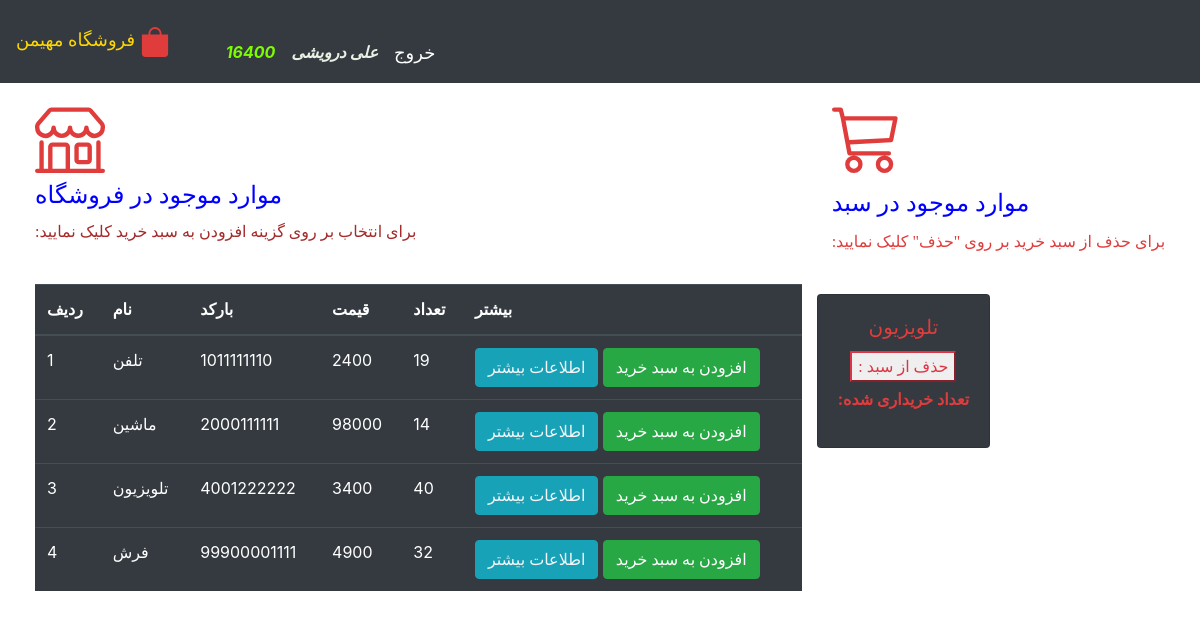
The app's page /market (signed in) with its own data.
### market/models.py (models this page shows, shortened)
class User(db.Model, UserMixin):
    id = db.Column(db.Integer, primary_key=True)
    name = db.Column(db.String(length=30), nullable=False)
    Address = db.Column(db.String(length=250), nullable=False)
    Email = db.Column(db.String(length=30), nullable=False)
    password_hash = db.Column(db.Integer)
    coin = db.Column(db.Integer)
    Phone = db.Column(db.Integer, nullable=False)
    item = db.relationship('Item', backref="owner_id",lazy=True)
    @property
    def password(self):
        return self.password

class Item(db.Model):
    id = db.Column(db.Integer, primary_key=True)
    name = db.Column(db.String(length=30), nullable=False, unique=True)
    barcode = db.Column(db.Integer(), nullable=False, unique=True)
    Number = db.Column(db.Integer())
    price = db.Column(db.Integer(), nullable=False)
    Description = db.Column(db.String(length=150))
    owner = db.Column(db.Integer(), ForeignKey('user.id'))

### market/routes.py (the view, shortened to what this page needs)
@app.route('/market', methods=['GET','POST'])
@login_required
def Market_page():
    form_purchase = PurchaseItem()
    from_sell = SellItem()
    if request.method == "GET":
        items=Item.query.all()
        owned_items = Item.query.filter_by(owner=current_user.id)
    return render_template('market_page.html',items=items, form_purchase=form_purchase, owned_items=owned_items, form_sell=from_sell)

### market/models.py (called while the page is built)
@login_manager.user_loader
def load_user(user_id):
    return User.query.get(int(user_id))

### market/templates/market_page.html (shortened to what this page needs)
{% extends 'Base.html' %}
{% block content %}
<div class="row" style="margin-top:20px; margin-left:20px">
   <div class="col-8">
      <h2 style="color: blue;">
        <font size = "5" face = "Calibri">موارد موجود در فروشگاه</font>
      </h2>
      <p style="color: brown;">
        <font size = "3" face = "Calibri">:برای انتخاب بر روی گزینه افزودن به سبد خرید کلیک نمایید</font>
      </p>
      <br>
      <table class="table table-hover table-dark">
         <thead>
            <tr>
               <th scope="col"><font size = "3" face = "Calibri">ردیف</font></th>
               <th scope="col"><font size = "3" face = "Calibri">نام</font></th>
               <th scope="col"><font size = "3" face = "Calibri">بارکد</font></th>
               <th scope="col"><font size = "3" face = "Calibri">قیمت</font></th>
               <th scop="col"><font size = "3" face = "Calibri">تعداد</font></th>
               <th scope="col"><font size = "3" face = "Calibri">بیشتر</font></th>
            </tr>
         <thead>
         <tbody>
            {% for item in items %}
            <tr>
               <td>{{ item.id }}</td>
               <td>{{ item.name }}</td>
               <td>{{ item.barcode }}</td>
               <td>{{ item.price }}</td>
               <td>{{ item.Number }}</td>
               <td>
                  <button class="btn btn-outline btn-info" data-toggle="modal" data-target="#Modal-MoreInfo-{{item.id}}" style="color: whitesmoke;"><font size = "3" face = "Calibri">اطلاعات بیشتر </font> </button>
                  <button class="btn btn-outline btn-success" data-toggle="modal" data-target="#Modal-PurchaseItem-{{item.id}}"><font size = "3" face = "Calibri">افزودن به سبد خرید </font></button>
               </td>
            </tr>
              {% endfor %}
         </tbody>
      </table>
   </div>
   <div class="col-4">
      <h1 style="color: blue;">
        <font size = "5" face = "Calibri">موارد موجود در سبد</font>
      </h1>
      <p>
        <font size = "3" face = "Calibri">:برای حذف از سبد خرید بر روی "حذف" کلیک نمایید</font>
      </p>
      <br>
      <div class="row">
         {% for owned_item in owned_items %}
         <div style="margin-bottom: 5px" class="card text-center bg-dark">
            <div class="card-body">
               <h5 class="card-title">{{owned_item.name}}</h5>
               <button type="button" class="btn-outline-danger" style="margin-bottom: 5px" data-toggle="modal" data-target="#Modal-SellItem-{{owned_item.id}}">
                <font size = "3" face = "Calibri">: حذف از سبد</font>
               </button>
               <p class="card-text"><strong> :تعداد خریداری شده </strong></p>
            </div>
         </div>
         {% endfor %}
      </div>
   </div>
</div>
{% endblock %}

### market/templates/Base.html (shortened to what this page needs)
<!doctype html>
<html lang="en">
  <head>
    <link rel="stylesheet" href="https://cdn.jsdelivr.net/npm/bootstrap@4.3.1/dist/css/bootstrap.min.css">
  </head>
  <body>
    <nav class="navbar navbar-expand-md navbar-dark bg-dark">
        <div>
        <font size = "4" face = "Calibri" style="color: gold">فروشگاه مهیمن</font>
        <svg xmlns="http://www.w3.org/2000/svg" width="30" height="30" fill="currentColor" class="bi bi-bag-fill" viewBox="0 0 16 16">
            <path d="M8 1a2.5 2.5 0 0 1 2.5 2.5V4h-5v-.5A2.5 2.5 0 0 1 8 1zm3.5 3v-.5a3.5 3.5 0 1 0-7 0V4H1v10a2 2 0 0 0 2 2h10a2 2 0 0 0 2-2V4h-3.5z"/>
          </svg>
        </div>
        <br>
            <a class="navbar-brand" href="#">
            <div>
                <ul class="navbar-nav mr-auto">
                    <li class="nav-item">
                        <a class="nav-link" href="#"></a>
                    </li>
                    {% if current_user.is_authenticated %}
                    <li class="nav-item">
                                <a class="nav-link" style="color: lawngreen; font-weight: bold;">
                                    <i class="fas fa-coins">{{ current_user.coin }}</i>
                                </a>
                     </li>
                    <li class="nav-item" style="color: aliceblue;" >
                        <a class="nav-link" style="color: rgb(234, 240, 228); font-weight: bold;">
                            <i class="fas fa-coins">{{current_user.name}}</i>
                        </a>
                    </li>
                    <li class="nav-item">
                        <a class="nav-link" href="{{url_for('logout_page')}}" style="color: rgb(255, 255, 255)">
                            <font size = "4" face = "Calibri">خروج</font></a>
                    </li>
                    {% endif %}
                </ul>
            </div>
        </a>
    </nav>
    {% block content %}
    {%endblock%}
  </body>

### market/templates/Base.html (style rules this page uses)
body { background-color:rgb(255, 255, 255); color:rgb(224, 60, 60); background-image: url('https://png.pngtree.com/thumb_back/fh260/back_our/20190619/ourmid/pngtree-shopping-mall-supermarket-selection-merchandise-poster-background-material-image_133225.jpg'); background-repeat: no-repeat; background-attachment: fixed; background-size: cover; }

### records on screen
User: coin "16400", name "علی درویشی"
Item: id "1", name "تلفن", barcode "1011111110", price "2400", Number "19"
Item: id "2", name "ماشین", barcode "2000111111", price "98000", Number "14"
Item: id "3", name "تلویزیون", barcode "4001222222", price "3400", Number "40"
Item: id "4", name "فرش", barcode "99900001111", price "4900", Number "32"
